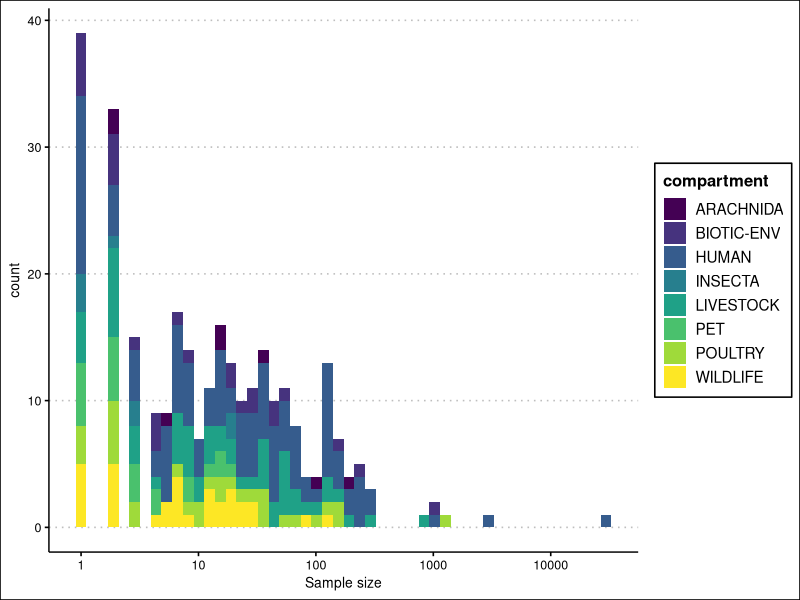
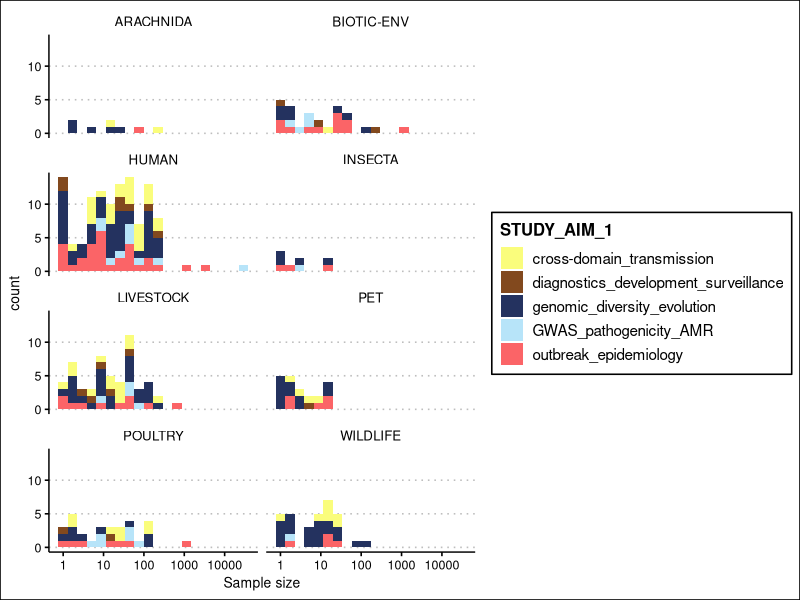
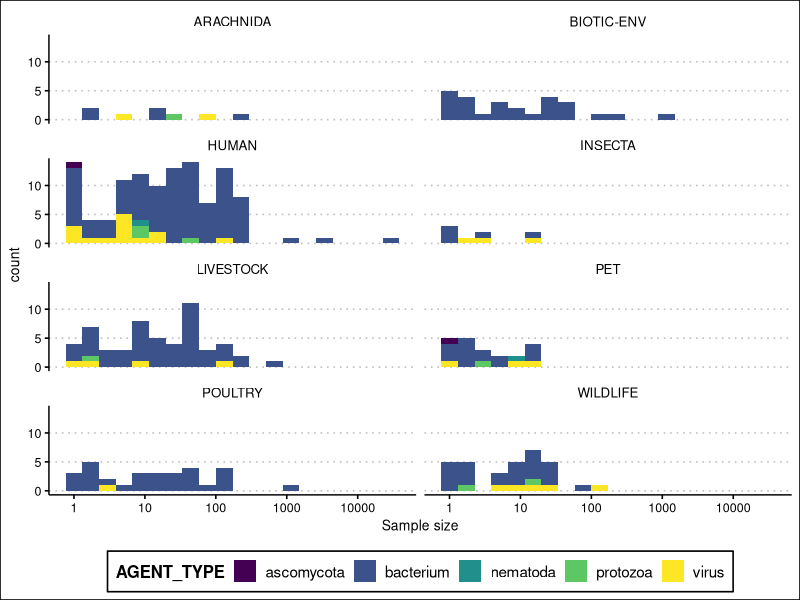
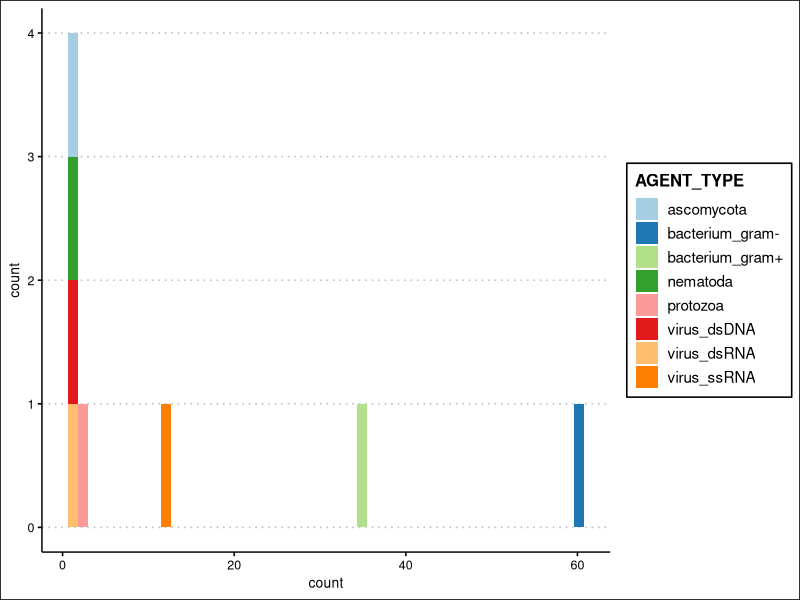
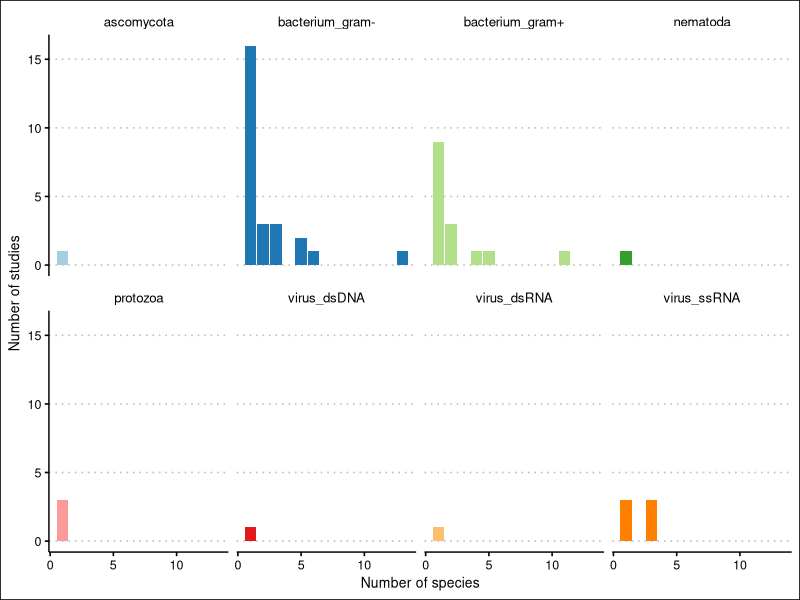
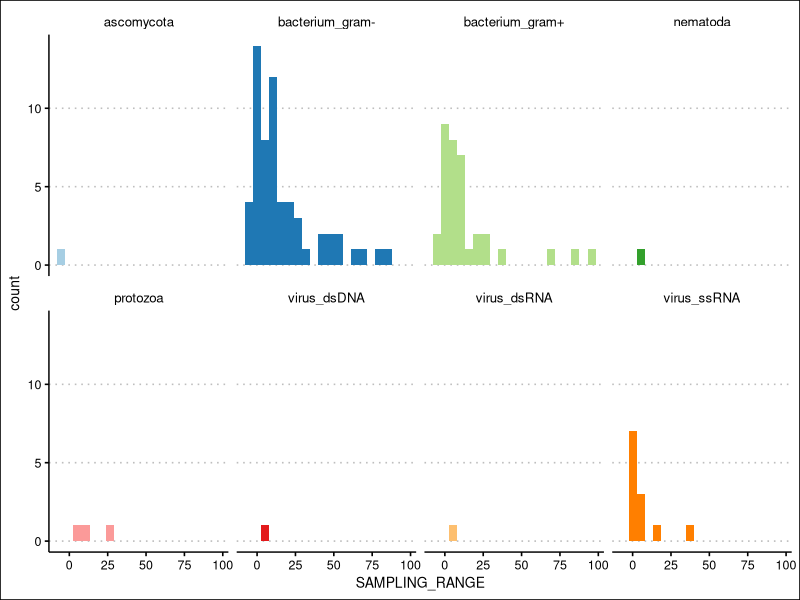
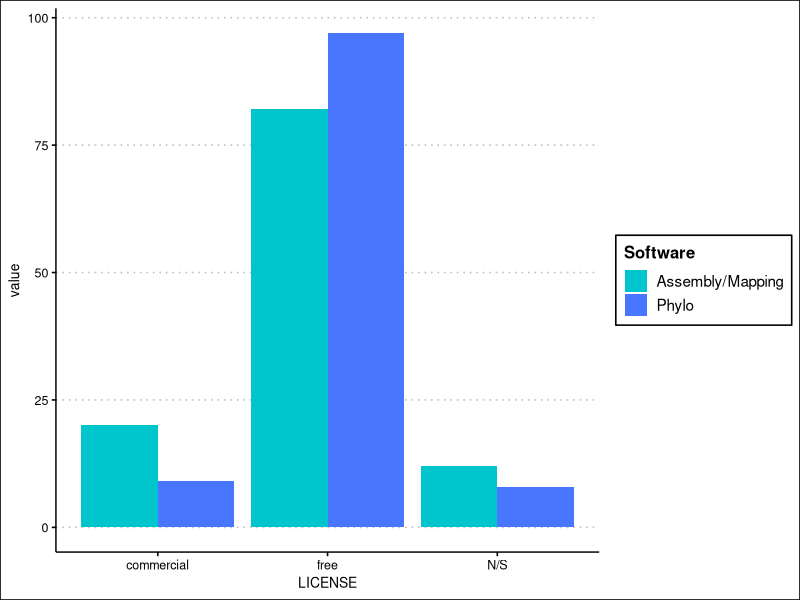
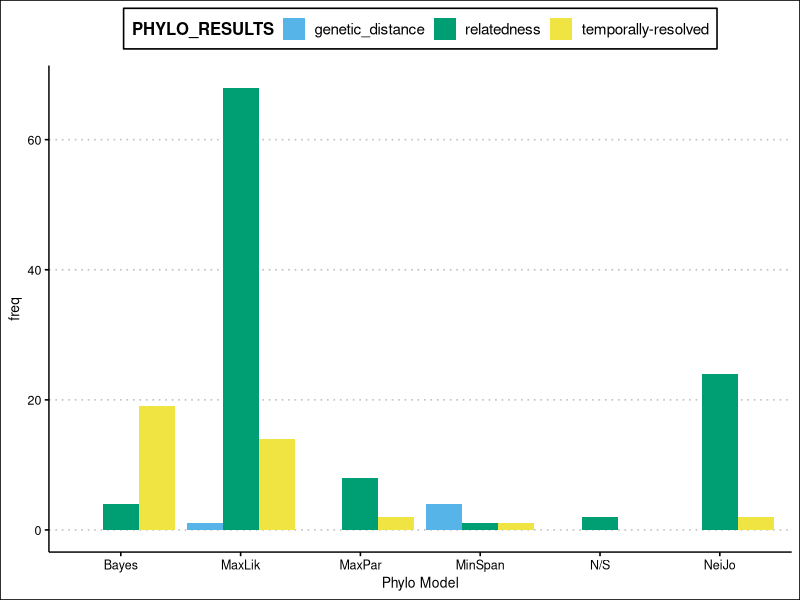

Write the R code that produced these figures, in order.
## ---- chunk 1
# load libraries 

library(tidyverse)
library(ggpubr)
library(patchwork)
library(ggsci)
library(readxl)

## ---- chunk 2
# read data

data <- read_excel("data/NGSscoping_dbv5.xlsx")

## ---- chunk 3
# stacked histogram of sample size by compartment

stacked_hist_sample_size_compartment <-
data |>
  mutate(ARACHNIDA_SAMPLE_SIZE = as.character(ARACHNIDA_SAMPLE_SIZE)) |>
  mutate(INSECTA_SAMPLE_SIZE = as.character(INSECTA_SAMPLE_SIZE)) |>
  select(HUM_SAMPLE_SIZE, POULTRY_SAMPLE_SIZE, LIVESTOCK_SAMPLE_SIZE, WILDLIFE_SAMPLE_SIZE, PET_SAMPLE_SIZE, ARACHNIDA_SAMPLE_SIZE, INSECTA_SAMPLE_SIZE, `BIOTIC-ENV_SAMPLE_SIZE`) |>
  pivot_longer(cols = c(HUM_SAMPLE_SIZE, POULTRY_SAMPLE_SIZE, LIVESTOCK_SAMPLE_SIZE, WILDLIFE_SAMPLE_SIZE, PET_SAMPLE_SIZE, ARACHNIDA_SAMPLE_SIZE, INSECTA_SAMPLE_SIZE, `BIOTIC-ENV_SAMPLE_SIZE`), names_to = "compartment" , values_to = "sample size") |>
  separate(col = "compartment", into = c("compartment", NA, NA), sep = "_", extra = "drop") |>
  mutate(`sample size` = as.numeric(`sample size`)) |>
  mutate(compartment = ifelse(compartment == "HUM", "HUMAN", compartment)) |> ggplot(aes(`sample size`, group = compartment, fill = compartment)) + 
  geom_histogram(bins = 50) + 
  scale_x_log10() + 
  xlab("Sample size") + 
  ylab("count") + 
  # facet_wrap(~compartment, nrow = 4) + 
  ggthemes::theme_clean() + 
  scale_fill_viridis_d()

stacked_hist_sample_size_compartment
# stacked_hist_sample_size_compartment |>
#   ggsave(filename = "figures/stacked_histogram_sample_size_by_compartment.pdf", width=8)
## ---- chunk 4

#  sample size per compartment x study aim

hist_sample_size_compartment_aim <-
data |>
  mutate(ARACHNIDA_SAMPLE_SIZE = as.character(ARACHNIDA_SAMPLE_SIZE)) |>
  mutate(INSECTA_SAMPLE_SIZE = as.character(INSECTA_SAMPLE_SIZE)) |>
  select(HUM_SAMPLE_SIZE, POULTRY_SAMPLE_SIZE, LIVESTOCK_SAMPLE_SIZE, WILDLIFE_SAMPLE_SIZE, PET_SAMPLE_SIZE, ARACHNIDA_SAMPLE_SIZE, INSECTA_SAMPLE_SIZE, `BIOTIC-ENV_SAMPLE_SIZE`, STUDY_AIM_1) |>
  pivot_longer(cols = c(HUM_SAMPLE_SIZE, POULTRY_SAMPLE_SIZE, LIVESTOCK_SAMPLE_SIZE, WILDLIFE_SAMPLE_SIZE, PET_SAMPLE_SIZE, ARACHNIDA_SAMPLE_SIZE, INSECTA_SAMPLE_SIZE, `BIOTIC-ENV_SAMPLE_SIZE`), names_to = "compartment" , values_to = "sample size") |>
  separate(col = "compartment", into = c("compartment", NA, NA), sep = "_", extra = "drop") |>
  mutate(`sample size` = as.numeric(`sample size`)) |>
  mutate(compartment = ifelse(compartment == "HUM", "HUMAN", compartment)) |>
ggplot(aes(`sample size`, group = STUDY_AIM_1, fill = STUDY_AIM_1)) + 
  geom_histogram(bins = 20) + 
  scale_x_log10() + 
  xlab("Sample size") + 
  ylab("count") + 
  facet_wrap(~compartment, nrow = 4) +
  ggthemes::theme_clean() + 
  scale_fill_rickandmorty() + 
  theme(legend.position = "right")

hist_sample_size_compartment_aim

hist_sample_size_compartment_aim <-
  ggsave(filename = "figures/histogram_sample_size_by_compartment_colored_by_study_aim.pdf", width=8, height = 8)

## ---- chunk 5

hist_sample_size_compartment_agent_type <-
data |>
  mutate(ARACHNIDA_SAMPLE_SIZE = as.character(ARACHNIDA_SAMPLE_SIZE)) |>
  mutate(INSECTA_SAMPLE_SIZE = as.character(INSECTA_SAMPLE_SIZE)) |>
  select(HUM_SAMPLE_SIZE, POULTRY_SAMPLE_SIZE, LIVESTOCK_SAMPLE_SIZE, WILDLIFE_SAMPLE_SIZE, PET_SAMPLE_SIZE, ARACHNIDA_SAMPLE_SIZE, INSECTA_SAMPLE_SIZE, `BIOTIC-ENV_SAMPLE_SIZE`, AGENT_TYPE) |>
  pivot_longer(cols = c(HUM_SAMPLE_SIZE, POULTRY_SAMPLE_SIZE, LIVESTOCK_SAMPLE_SIZE, WILDLIFE_SAMPLE_SIZE, PET_SAMPLE_SIZE, ARACHNIDA_SAMPLE_SIZE, INSECTA_SAMPLE_SIZE, `BIOTIC-ENV_SAMPLE_SIZE`), names_to = "compartment" , values_to = "sample size") |>
  separate(col = "compartment", into = c("compartment", NA, NA), sep = "_", extra = "drop") |>
  mutate(`sample size` = as.numeric(`sample size`)) |>
  mutate(compartment = ifelse(compartment == "HUM", "HUMAN", compartment)) |>
  mutate(AGENT_TYPE = ifelse(str_detect(AGENT_TYPE, "bacterium") == TRUE, "bacterium", AGENT_TYPE)) |>
     mutate(AGENT_TYPE = ifelse(str_detect(AGENT_TYPE, "virus") == TRUE, "virus", AGENT_TYPE)) |>
ggplot(aes(`sample size`, group = AGENT_TYPE, fill = AGENT_TYPE)) + 
  geom_histogram(bins = 20) + 
  scale_x_log10() + 
  xlab("Sample size") + 
  ylab("count") + 
  facet_wrap(~compartment, nrow = 4) +
  ggthemes::theme_clean() + 
  # scale_fill_manual(values = c("skyblue2", "royalblue3", "green4", "lightpink2", "orange1")) + 
  scale_fill_ordinal()+
  theme(legend.position = "bottom")


hist_sample_size_compartment_agent_type
hist_sample_size_compartment_agent_type |>
  ggsave(filename = "figures/histogram_sample_size_by_compartment_colored_by_agent_type.pdf", width=8, height = 8)


hist_sample_size_by_agent_type_only <-
data |>
  mutate(ARACHNIDA_SAMPLE_SIZE = as.character(ARACHNIDA_SAMPLE_SIZE)) |>
  mutate(INSECTA_SAMPLE_SIZE = as.character(INSECTA_SAMPLE_SIZE)) |>
  select(HUM_SAMPLE_SIZE, POULTRY_SAMPLE_SIZE, LIVESTOCK_SAMPLE_SIZE, WILDLIFE_SAMPLE_SIZE, PET_SAMPLE_SIZE, ARACHNIDA_SAMPLE_SIZE, INSECTA_SAMPLE_SIZE, `BIOTIC-ENV_SAMPLE_SIZE`, AGENT_TYPE) |>
  pivot_longer(cols = c(HUM_SAMPLE_SIZE, POULTRY_SAMPLE_SIZE, LIVESTOCK_SAMPLE_SIZE, WILDLIFE_SAMPLE_SIZE, PET_SAMPLE_SIZE, ARACHNIDA_SAMPLE_SIZE, INSECTA_SAMPLE_SIZE, `BIOTIC-ENV_SAMPLE_SIZE`), names_to = "compartment" , values_to = "sample size") |>
  separate(col = "compartment", into = c("compartment", NA, NA), sep = "_", extra = "drop") |>
  mutate(`sample size` = as.numeric(`sample size`)) |>
  mutate(compartment = ifelse(compartment == "HUM", "HUMAN", compartment)) |>
  mutate(AGENT_TYPE = ifelse(str_detect(AGENT_TYPE, "bacterium") == TRUE, "bacterium", AGENT_TYPE)) |>
     mutate(AGENT_TYPE = ifelse(str_detect(AGENT_TYPE, "virus") == TRUE, "virus", AGENT_TYPE)) |>
ggplot(aes(`sample size`, group = AGENT_TYPE, fill = AGENT_TYPE)) + 
  geom_histogram(bins = 20) + 
  scale_x_log10() + 
  xlab("Sample size") + 
  ylab("count") + 
  ggthemes::theme_clean() + 
  # scale_fill_manual(values = c("skyblue2", "royalblue3", "green4", "lightpink2", "orange1")) + 
  scale_fill_ordinal()+
  theme(legend.position = "bottom")

hist_sample_size_by_agent_type_only |>
  ggsave(filename = "figures/histogram_sample_size_colored_by_agent_type.pdf", width=8, height = 8)

## ---- chunk 6


discrete_palettes <- list(
  RColorBrewer::brewer.pal(8, "Paired")
)

data |> 
  group_by(AGENT_TYPE) |>
  summarise(count = n()) |>
  ggplot(aes(count, fill = AGENT_TYPE, group = AGENT_TYPE)) + 
  geom_histogram(bins = 50) + 
  scale_fill_discrete(type = discrete_palettes) + 
ggthemes::theme_clean()

n_studies_dist_by_agent_type <- 
data |>
  group_by(AGENT_TYPE, ZOONOTIC_AGENT) |>
  summarise(count = n()) |>
  group_by(AGENT_TYPE, count) |>
  summarise(n_studies = n()) |>
  ggplot(aes(count, n_studies, fill = AGENT_TYPE)) + geom_col() + facet_wrap(~AGENT_TYPE, nrow=2 ) + 
  scale_fill_discrete(type = discrete_palettes) + 
  ggthemes::theme_clean() + 
  theme(legend.position = "none") + xlab("Number of species") + ylab("Number of studies")

n_studies_dist_by_agent_type

# n_studies_dist_by_agent_type |>
#   ggsave(filename = "figures/number_of_studies_by_agent_type.pdf", width = 7, height = 4)
## ---- chunk 7

# not sure how to treat "N/S" in SAMPLING_YEAR.S. 

discrete_palettes <- list(
  RColorBrewer::brewer.pal(8, "Paired")
)

n_studies_by_sampling_range_and_agent_type <- 
data |> 
  # separate(SAMPLING_YEAR.S., sep = "-", into = c("START", "END", NA), extra="drop", fill = "warn", remove = FALSE) |>
  # mutate(END = ifelse(is.na(END), START, END)) |>
  # mutate(START = ifelse(START == "N/S", NA, START)) |>
  # mutate(END = ifelse(START == "N/S", NA, END)) |>
  # mutate(START = as.numeric(START)) |>
  # mutate(END = as.numeric(END)) |> 
  mutate(SAMPLING_RANGE = as.numeric(LAST_SAMPLE_DATE)-as.numeric(FIRST_SAMPLE_DATE)) |>
  mutate(SAMPLING_RANGE = ifelse(is.na(SAMPLING_RANGE), -5, SAMPLING_RANGE)) |> 
  # group_by(AGENT_TYPE, SAMPLING_RANGE) |>
  # summarise(count = n()) >
  ggplot(aes(SAMPLING_RANGE, fill = AGENT_TYPE)) +
  # geom_bar() +
  geom_histogram(bins=20) + 
facet_wrap(~AGENT_TYPE, nrow=2 ) +   # ggplot(aes(SAMPLING_RANGE, count, fill = AGENT_TYPE)) + geom_col() + 
  ggthemes::theme_clean() + 
  scale_fill_discrete(type = discrete_palettes) + theme(legend.position = "none")

n_studies_by_sampling_range_and_agent_type

n_studies_by_sampling_range_and_agent_type |>
  ggsave(filename = "figures/stacked_histogram_number_of_studies_and_sampling_range.pdf", width = 8)

## ---- chunk 8

Assembly_license <-
data |>
  group_by(`ASSEMBLY/MAPPING_LICENSE`) |>
  summarise(`Assembly/Mapping` = n()) |>
  rename(LICENSE = `ASSEMBLY/MAPPING_LICENSE`)
  
software_license <-
data |>
  group_by(PHYLO_LICENSE) |>
  summarise(Phylo = n()) |>
  rename(LICENSE = PHYLO_LICENSE) |>
  left_join(Assembly_license) |>
  pivot_longer(cols = c(Phylo, `Assembly/Mapping`), names_to = "Software")

software_license |>
  ggplot(aes(LICENSE, value, fill = Software)) + geom_col(stat = "identity", position = position_dodge()) +   scale_fill_manual(values = c("turquoise3", "royalblue1")) + 
  ggthemes::theme_clean()

## ---- chunk 9


discrete_palettes <- list(
  RColorBrewer::brewer.pal(8, "Spectral")
)


data |>
  group_by(PHYLO_RESULTS, PHYLO_MODEL) |>
  summarise(count = n()) |>
  separate(PHYLO_MODEL, sep = "\\+", into = c("m1", "m2", "m3")) |>
  pivot_longer(cols = c(m1, m2, m3), names_to = "model") |>
  group_by(PHYLO_RESULTS, value) |>
  summarise(freq = sum(count)) |>
  rename(PHYLO_MODEL = value) |>
  ungroup() |>
  complete(PHYLO_RESULTS, PHYLO_MODEL, fill = list(freq = 0)) |>
  filter(!(is.na(PHYLO_MODEL))) |>
  ggplot(aes(PHYLO_MODEL, freq, fill = PHYLO_RESULTS)) + geom_col(stat = "identity", position = position_dodge()) + ggthemes::scale_fill_pander() + ggthemes::theme_clean() + xlab("Phylo Model") + theme(legend.position="top",legend.justification="centre")

## ---- chunk 10

study_sample_size_phylo_results <-
data |>
  mutate(ARACHNIDA_SAMPLE_SIZE = as.character(ARACHNIDA_SAMPLE_SIZE)) |>
  mutate(INSECTA_SAMPLE_SIZE = as.character(INSECTA_SAMPLE_SIZE)) |>
  select(PHYLO_RESULTS,
         HUM_SAMPLE_SIZE, 
         POULTRY_SAMPLE_SIZE, 
         LIVESTOCK_SAMPLE_SIZE, 
         WILDLIFE_SAMPLE_SIZE, 
         PET_SAMPLE_SIZE, 
         ARACHNIDA_SAMPLE_SIZE, 
         INSECTA_SAMPLE_SIZE, 
         `BIOTIC-ENV_SAMPLE_SIZE`) |>
  pivot_longer(cols = c(HUM_SAMPLE_SIZE, POULTRY_SAMPLE_SIZE, LIVESTOCK_SAMPLE_SIZE, WILDLIFE_SAMPLE_SIZE, PET_SAMPLE_SIZE, ARACHNIDA_SAMPLE_SIZE, INSECTA_SAMPLE_SIZE, `BIOTIC-ENV_SAMPLE_SIZE`), names_to = "compartment" , values_to = "sample size") |>
  mutate(`sample size` = as.numeric(`sample size`)) |>
  mutate(compartment = ifelse(compartment == "HUM", "HUMAN", compartment)) |> 
select(PHYLO_RESULTS, `sample size`) |>
  filter(!is.na(`sample size`)) |>
  filter(`sample size` > 0) |>
  ggplot(aes(`sample size`, fill = PHYLO_RESULTS)) + geom_histogram(bins = 30) + scale_x_log10() + ggthemes::scale_fill_pander() + ggthemes::theme_clean() + xlab("Sample size") + theme(legend.position="top",legend.justification="centre")

study_sample_size_phylo_results |>
  ggsave(filename = "figures/stacked_histogram_study_sample_size_phylo_results.pdf", width = 8)
